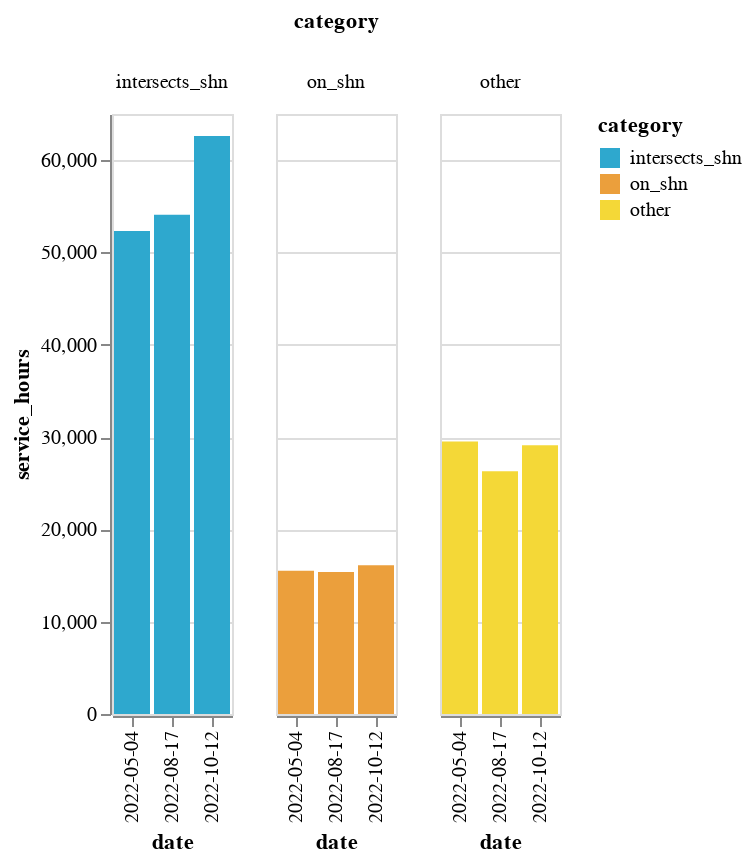

Write notebook code for a chart like this one.
### Code cell
make_chart(df1)

### Figure 1 — Vega-Lite specification as saved in the notebook (floating-point values rounded to 4 significant figures)
{"config": {"view": {"continuousWidth": 400, "continuousHeight": 300}}, "data": {"name": "data-8926300ccb8def270a37cc302d91cbc4"}, "mark": "bar", "encoding": {"color": {"field": "category", "scale": {"range": ["#2EA8CE", "#EB9F3C", "#F4D837", "#51BF9D", "#8CBCCB", "#9487C0"]}, "type": "nominal"}, "column": {"field": "category", "type": "nominal"}, "x": {"field": "date", "type": "nominal"}, "y": {"field": "service_hours", "type": "quantitative"}}, "$schema": "https://vega.github.io/schema/vega-lite/v4.17.0.json", "datasets": {"data-8926300ccb8def270a37cc302d91cbc4": [{"category": "intersects_shn", "service_hours": 52310.0, "date": "2022-05-04"}, {"category": "on_shn", "service_hours": 15520.0, "date": "2022-05-04"}, {"category": "other", "service_hours": 29510.0, "date": "2022-05-04"}, {"category": "intersects_shn", "service_hours": 54090.0, "date": "2022-08-17"}, {"category": "on_shn", "service_hours": 15380.0, "date": "2022-08-17"}, {"category": "other", "service_hours": 26290.0, "date": "2022-08-17"}, {"category": "intersects_shn", "service_hours": 62630.0, "date": "2022-10-12"}, {"category": "on_shn", "service_hours": 16100.0, "date": "2022-10-12"}, {"category": "other", "service_hours": 29110.0, "date": "2022-10-12"}]}}
